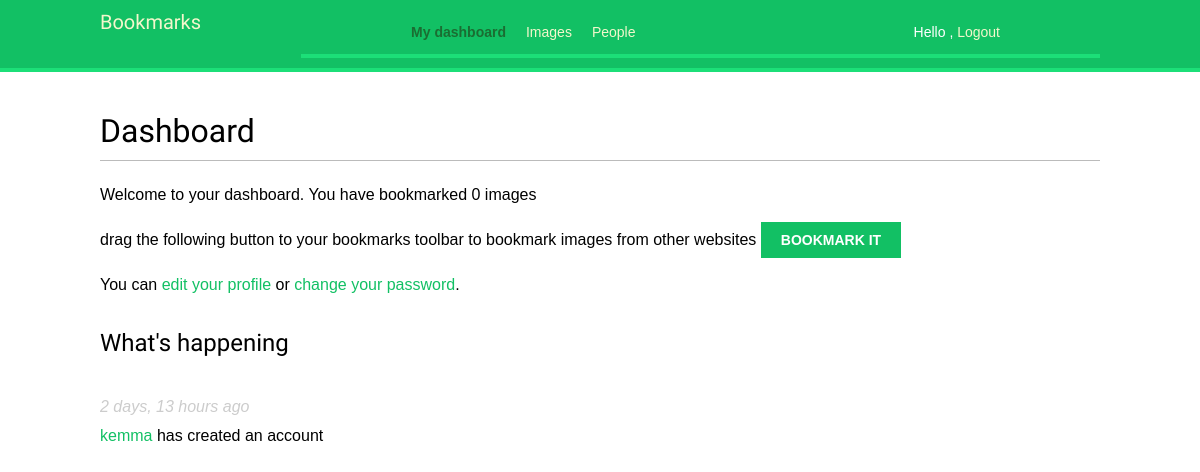
/account/dashboard/ (signed in), run on an earlier commit of the app's database.
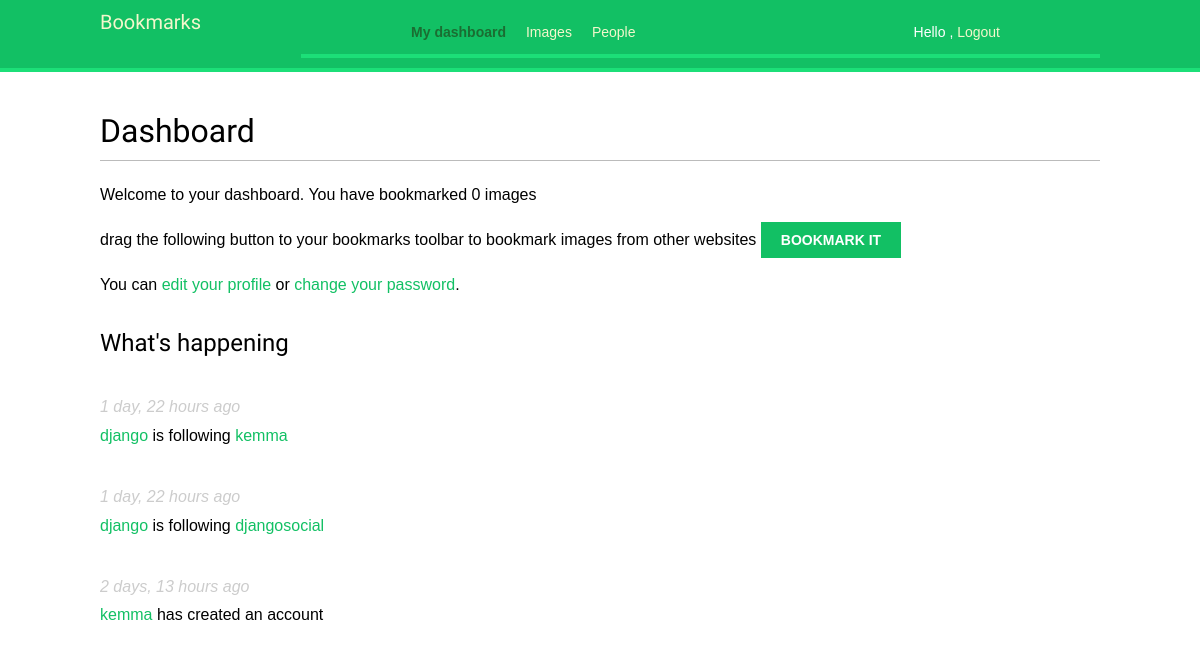
And on a later commit of the database.
### actions/models.py (models this page shows)
class Action(models.Model):
    user = models.ForeignKey('auth.User',
                             related_name='actions',
                             db_index=True,
                             on_delete=models.CASCADE)
    verb = models.CharField(max_length=255)
    target_ct = models.ForeignKey(ContentType,
                                  blank=True,
                                  null=True,
                                  related_name='target_object',
                                  on_delete=models.CASCADE,
                                  db_index=True)
    target_id = models.PositiveIntegerField(null=True,
                                            blank=True)
    target = GenericForeignKey('target_ct', 'target_id')
    created = models.DateTimeField(auto_now_add=True,
                                   db_index=True)
    class Meta:
        ordering = ('-created',)

### account/views.py (the view)
# urls.py: path('dashboard/', views.dashboard, name='dashboard'),
@login_required
def dashboard(request):
    actions = Action.objects.exclude(user=request.user)
    following_ids = request.user.following.values_list('id',
                                                       flat=True)
    if following_ids:
        actions = actions.filter(user_id__in=following_ids)
    actions = actions.select_related('user', 'user__profile').prefetch_related('target')[:10]
    return render(request,
                  'account/dashboard.html',
                  {'section': 'dashboard',
                   'actions': actions})

### account/templates/account/dashboard.html (shortened to what this page needs)
{% extends 'base.html' %}
{% block content %}
    <h1>Dashboard</h1>
    {% with total_images_created=request.user.images_created.count%}
        <p>Welcome to your dashboard. You have bookmarked
            {{ total_images_created }} image{{ total_images_created|pluralize}}
        </p>
    {% endwith %}
    <p>drag the following button to your bookmarks toolbar to bookmark images from other
    websites
        <a href="javascript:{% include 'bookmarklet_launcher.js' %}" class="button">
           Bookmark it
        </a>
    </p>
    <p>You can <a href="{% url 'edit' %}">edit your profile</a>
        or <a href="{% url 'password_change' %}">change your password</a>.</p>
      <h2>What's happening</h2>
      <div id="action-list">
        {% for action in actions %}
          {% include "actions/action/detail.html" %}
        {% endfor %}
      </div>
{% endblock %}

### account/templates/base.html (shortened to what this page needs)
{% load static %}
<!DOCTYPE html>
<html lang="en">
<head>
    <link rel="stylesheet" href="{% static 'css/base.css' %}">
</head>
<body>
    <div id="header">
        <span class="logo"> Bookmarks </span>
        <div id="header">
            {% if request.user.is_authenticated %}
                <ul class="menu">
                    <li {% if section == "dashboard" %} class="selected" {% endif %}>
                        <a href=" {% url 'dashboard' %}">My dashboard</a>
                    </li>
                    <li  {% if section == "images" %} class="selected"  {% endif %}>
                        <a href="{% url 'images:list' %}">Images</a>
                    </li>
                    <li {% if section == "people" %} class="selected"  {% endif %}>
                        <a href="{% url 'user_list' %}">People</a>
                    </li>
                </ul>
            {% endif %}
            <span class="user">
                {% if request.user.is_authenticated %}
                  Hello {{ request.user.first_name }},
                  <a href="{% url 'logout' %}">Logout</a>
                {% else %}
                  <a href="{% url 'login' %}">Log-in</a>
                {% endif %}
            </span>
        </div>
    </div>
    <div id="content">
        {% block content %}
        {% endblock %}
    </div>
</body>
</html>

### images/templates/bookmarklet_launcher.js
(function(){
    if (window.myBookmarklet !== undefined){
        myBookmarklet();
}
    else {
        document.body.appendChild(document.createElement('script')).
src='https://socialdjango2.herokuapp.com/static/js/bookmarklet.js?r='+Math.
floor(Math.random()*99999999999999999999);
}
})();

### actions/templates/actions/action/detail.html (shortened to what this page needs)
    {% with user=action.user profile=action.user.profile %}
        <div class="action">
            <div class="info">
                <p>
                    <span class="date">{{ action.created|timesince }} ago</span>
                    <br />
                    <a href="{{ user.get_absolute_url }}">
                        {{ user.first_name }}
                    </a>
                    {{ action.verb }}
                    {% if action.target %}
                        {% with target=action.target %}
                            <a href="{{ target.get_absolute_url }}">{{ target }}</a>
                        {% endwith %}
                    {% endif %}
                </p>
            </div>
        </div>
    {% endwith %}

### account/static/css/base.css (style rules this page uses)
body { margin:0; padding:0; font-family:helvetica, sans-serif; }
p { line-height: 1.8; }
a { color:#12c064; text-decoration:none; }
h1, h2, h3, h4, h5 , h6 { font-family: 'Muli', sans-serif; font-weight:normal; }
h1 { border-bottom:1px solid #bbb; padding:0 0 10px 0; margin:10px 0 20px 0; }
h2 { margin:30px 0 20px; }
#header { padding:10px 100px; font-size:14px; background:#12c064; color:#fff; border-bottom:4px solid #1cdf78; overflow:auto; }
#header .logo { font-family: 'Muli', sans-serif; float:left; color:#f3f7cc; font-size:20px; margin-right:10%; }
#header ul.menu { list-style:none; float:left; margin:0; padding:0; }
#header ul.menu li { float:left; padding:4px 10px; }
#header ul.menu li.selected a, #header ul.menu li.selected a:hover { color:#1b6d32; font-weight:bold; }
#header a { color:#f3f7cc; }
#header .user { float:right; padding-top:4px; }
#content { padding:30px 100px; }
input[type=submit], a.button { font-weight:bold; background:#12c064; color:#fff; padding:10px 20px; font-size:14px; text-transform:uppercase; }
.action { clear:both; overflow:auto; }
.action .date { font-style:italic; color:#ccc; }

What changed in the data, as far as the page shows it:
added Action: created "1 day, 22 hours", user.first_name "django", verb "is following", target "kemma"
added Action: created "1 day, 22 hours", user.first_name "django", verb "is following", target "djangosocial"
